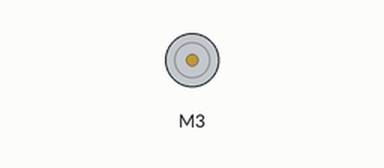
A sketch run on a simulated Arduino Uno, built with avr-gcc and run on an emulated ATmega328P. On the bench: DC motor (green arrow = forward, orange = backward, longer = faster). What the sketch prints to the serial monitor is not drawn. At 1.1 s the program stops and its outputs stay as they are.

Above: at 0.1 s.
Timing chart, 0 to 2.6 s (numbered marks = the images above):
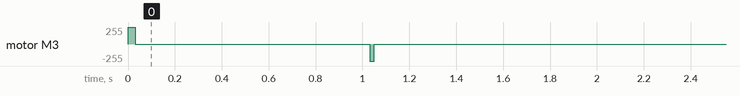

Measured:
- by itself, motor M3: stopped → forward 255/255 at 0.00 s, → stopped 0.03 s later, → backward 255/255 1.0 s later, → stopped 0.02 s later

The sketch:

pen.ino
```cpp
/* Pen up/down
 *
 *
 * Pinout:
 *
 * M3 -> DC Motor control (Adafruit Motor Shield v1)
 */

#define DEBUG_VERBOSE	0

#include <Wire.h>
#include <AFMotor.h>

const int adaMotor = 3;

const int pwm = 255;

AF_DCMotor imotorM1(adaMotor);
AF_DCMotor *motorM1;

void setup() {
	motorM1 = &imotorM1;
	Serial.begin(9600);
}

void loop() {
	Serial.println("Pendown");
	motorM1->setSpeed(pwm);
	motorM1->run(FORWARD);
	delay(30);
	motorM1->run(RELEASE);
	delay(1000);
	Serial.println("Penup");
	motorM1->setSpeed(pwm);
	motorM1->run(BACKWARD);
	delay(20);
	motorM1->run(RELEASE);
	for (;;);
}
```
